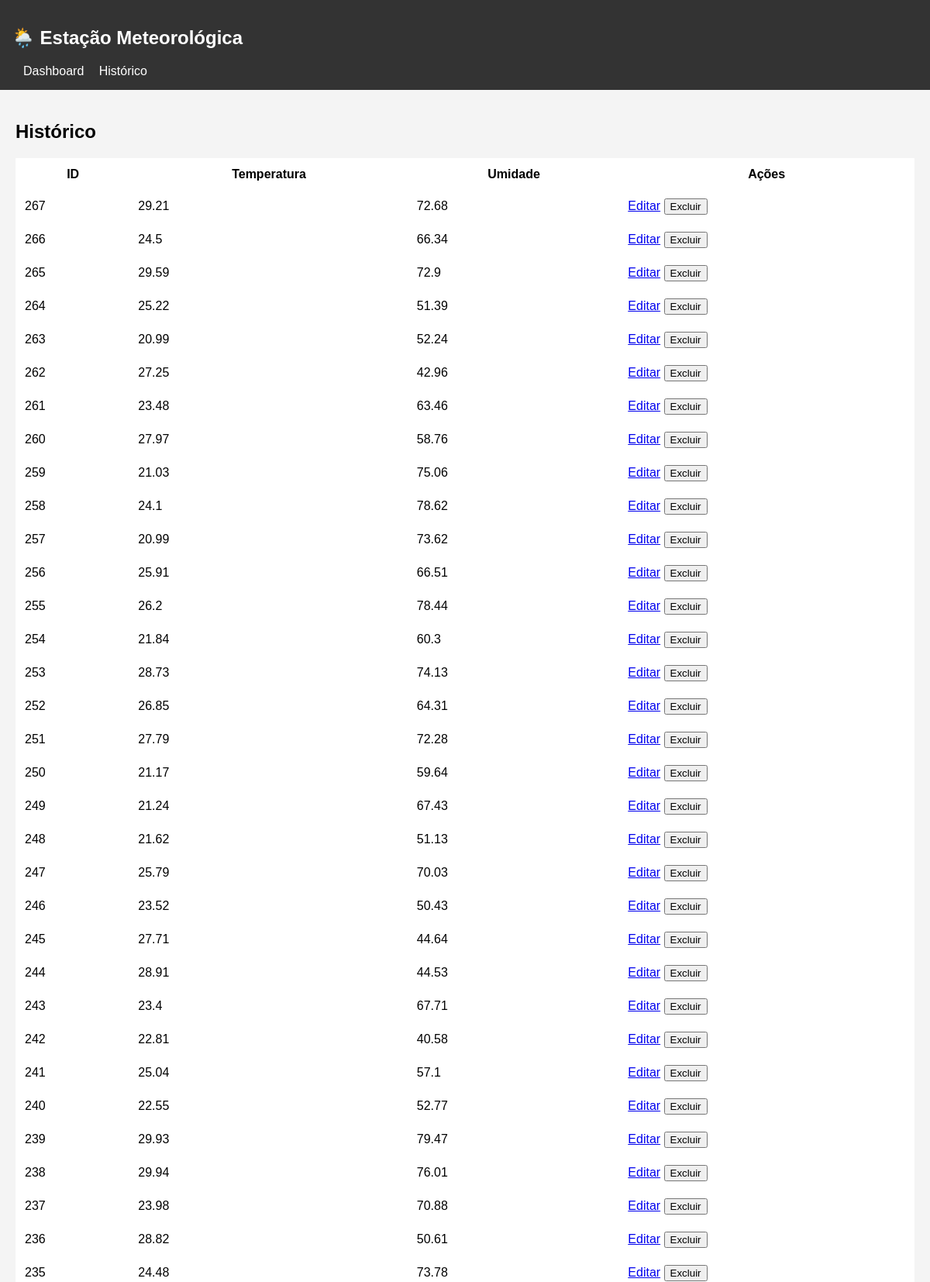
/leituras (upper part), run on the app's committed database.
### tables this page shows
CREATE TABLE leituras (
    id INTEGER PRIMARY KEY AUTOINCREMENT,
    temperatura REAL NOT NULL,
    umidade REAL NOT NULL,
    pressao REAL,
    localizacao TEXT DEFAULT 'Lab',
    timestamp DATETIME DEFAULT (datetime('now','localtime'))
);

### app.py (the view)
@app.route('/leituras')
def historico():
    dados = listar_leituras(50)
    dados = [dict(row) for row in dados]
    return render_template('historico.html', leituras=dados)

### database.py (called while the page is built)
def get_db_connection():
    conn = sqlite3.connect('dados.db', timeout=10)
    conn.execute('PRAGMA journal_mode=WAL')
    conn.execute('PRAGMA busy_timeout=5000')
    conn.row_factory = sqlite3.Row
    return conn

def listar_leituras(limite=50):
    conn = get_db_connection()
    dados = conn.execute(
        "SELECT * FROM leituras ORDER BY timestamp DESC LIMIT ?",
        (limite,)
    ).fetchall()
    conn.close()
    return dados

### templates/historico.html (shortened to what this page needs)
{% extends 'base.html' %}
{% block content %}
<h2>Histórico</h2>
<table>
    <tr>
        <th>ID</th>
        <th>Temperatura</th>
        <th>Umidade</th>
        <th>Ações</th>
    </tr>
    {% for l in leituras %}
    <tr>
        <td>{{ l.id }}</td>
        <td>{{ l.temperatura }}</td>
        <td>{{ l.umidade }}</td>
        <td>
            <a href="/leituras/{{ l.id }}">Editar</a>
            <button onclick="deletar({{ l.id }})">Excluir</button>
        </td>
    </tr>
    {% endfor %}
</table>
{% endblock %}

### statics/css/style.css (style rules this page uses)
body { font-family: Arial; background: #f4f4f4; margin: 0; }
table { width: 100%; background: white; }
td, th { padding: 10px; }

### data on the page
leituras: id "267", temperatura "29.21", umidade "72.68"
leituras: id "266", temperatura "24.5", umidade "66.34"
leituras: id "265", temperatura "29.59", umidade "72.9"
leituras: id "264", temperatura "25.22", umidade "51.39"
leituras: id "263", temperatura "20.99", umidade "52.24"
leituras: id "262", temperatura "27.25", umidade "42.96"
leituras: id "261", temperatura "23.48", umidade "63.46"
leituras: id "260", temperatura "27.97", umidade "58.76"
leituras: id "259", temperatura "21.03", umidade "75.06"
leituras: id "258", temperatura "24.1", umidade "78.62"
leituras: id "257", temperatura "20.99", umidade "73.62"
leituras: id "256", temperatura "25.91", umidade "66.51"
leituras: id "255", temperatura "26.2", umidade "78.44"
leituras: id "254", temperatura "21.84", umidade "60.3"
leituras: id "253", temperatura "28.73", umidade "74.13"
leituras: id "252", temperatura "26.85", umidade "64.31"
leituras: id "251", temperatura "27.79", umidade "72.28"
leituras: id "250", temperatura "21.17", umidade "59.64"
leituras: id "249", temperatura "21.24", umidade "67.43"
leituras: id "248", temperatura "21.62", umidade "51.13"
leituras: id "247", temperatura "25.79", umidade "70.03"
leituras: id "246", temperatura "23.52", umidade "50.43"
leituras: id "245", temperatura "27.71", umidade "44.64"
leituras: id "244", temperatura "28.91", umidade "44.53"
leituras: id "243", temperatura "23.4", umidade "67.71"
leituras: id "242", temperatura "22.81", umidade "40.58"
leituras: id "241", temperatura "25.04", umidade "57.1"
leituras: id "240", temperatura "22.55", umidade "52.77"
leituras: id "239", temperatura "29.93", umidade "79.47"
leituras: id "238", temperatura "29.94", umidade "76.01"
leituras: id "237", temperatura "23.98", umidade "70.88"
leituras: id "236", temperatura "28.82", umidade "50.61"
leituras: id "235", temperatura "24.48", umidade "73.78"
